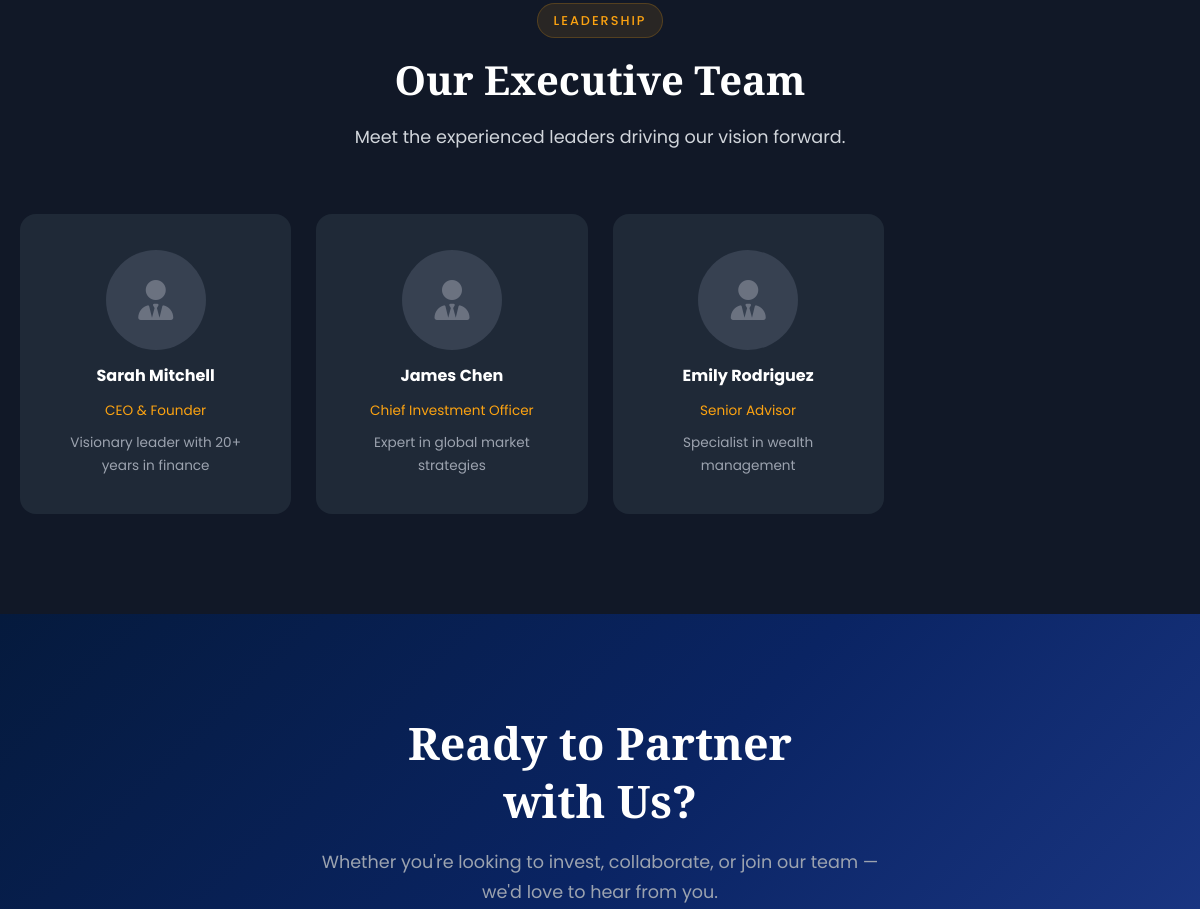
Before: / (middle part) with the older database file.
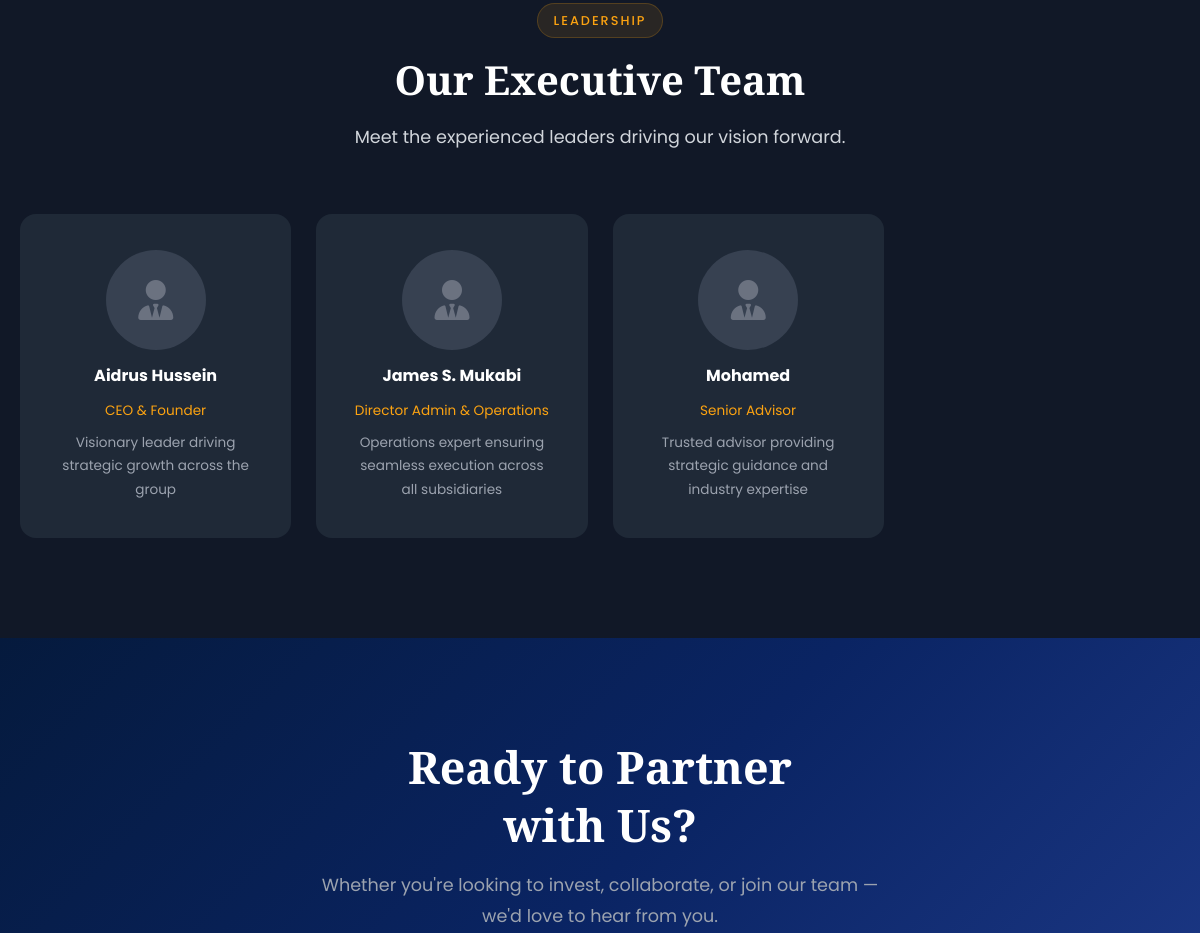
After: the same page with the newer database file.
### tables this page shows
CREATE TABLE team (
                id INTEGER PRIMARY KEY AUTOINCREMENT,
                name TEXT NOT NULL,
                role TEXT,
                bio TEXT,
                image_url TEXT,
                linkedin_url TEXT,
                order_num INTEGER DEFAULT 0,
                is_active INTEGER DEFAULT 1,
                created_at TIMESTAMP DEFAULT CURRENT_TIMESTAMP
            );

### blueprints/main_bp.py (the view)
@main_bp.route('/')
def index():
    conn = get_db()
    services = conn.execute('SELECT * FROM services WHERE is_active=1 ORDER BY order_num').fetchall()
    portfolio = conn.execute('SELECT * FROM portfolio WHERE is_active=1 ORDER BY order_num').fetchall()
    team = conn.execute('SELECT * FROM team WHERE is_active=1 ORDER BY order_num').fetchall()
    testimonials = conn.execute('SELECT * FROM testimonials WHERE is_active=1 ORDER BY created_at DESC').fetchall()
    stats = conn.execute('SELECT * FROM stats WHERE is_active=1 ORDER BY order_num').fetchall()
    conn.close()
    return render_template('main/index.html',
                         services=services, portfolio=portfolio,
                         team=team, testimonials=testimonials, stats=stats)

### blueprints/main_bp.py (called while the page is built)
def get_db():
    conn = sqlite3.connect(DB_PATH)
    conn.row_factory = sqlite3.Row
    return conn

### templates/main/index.html (shortened to what this page needs)
{% extends "main/base.html" %}
{% block content %}
{% if team %}
<section class="section section-gray">
    <div class="container">
        <div class="section-header" data-aos="fade-up">
            <span class="section-tag">Leadership</span>
            <h2>Our Executive Team</h2>
            <p>Meet the experienced leaders driving our vision forward.</p>
        </div>
        <div class="grid-4">
            {% for member in team %}
            <div class="card" data-aos="fade-up" data-aos-delay="{{ loop.index0 * 100 }}" style="text-align:center;">
                <div style="width:100px;height:100px;border-radius:50%;background:var(--gray-700);margin:0 auto 16px;display:flex;align-items:center;justify-content:center;overflow:hidden;">
                    <i class="fas fa-user-tie" style="font-size:2.5rem;color:var(--gray-500);"></i>
                </div>
                <h3 style="font-family:'Poppins',sans-serif;font-size:1rem;">{{ member.name }}</h3>
                <p style="color:var(--accent);font-size:0.85rem;">{{ member.role }}</p>
                <p style="color:var(--gray-400);font-size:0.85rem;margin-top:8px;">{{ member.bio[:80] }}{% if member.bio|length > 80 %}...{% endif %}</p>
            </div>
            {% endfor %}
        </div>
    </div>
</section>
{% endif %}
<section class="section" style="background:var(--gradient-hero);text-align:center;">
    <div class="container">
        <div data-aos="fade-up">
            <h2 style="font-size:2.8rem;color:var(--white);margin-bottom:16px;">Ready to Partner<br>with Us?</h2>
            <p style="color:var(--gray-400);font-size:1.1rem;max-width:600px;margin:0 auto 40px;">
                Whether you're looking to invest, collaborate, or join our team — we'd love to hear from you.
            </p>
        </div>
    </div>
</section>
{% endblock %}

### templates/main/base.html (shortened to what this page needs)
<!DOCTYPE html>
<html lang="en">
<head>
    <link rel="stylesheet" href="https://cdnjs.cloudflare.com/ajax/libs/font-awesome/6.4.0/css/all.min.css">
    <link href="https://unpkg.com/aos@2.3.1/dist/aos.css" rel="stylesheet">
    <link rel="stylesheet" href="{{ url_for('static', filename='css/style.css') }}">
</head>
<body>
    {% block content %}{% endblock %}
</body>
</html>

### static/css/style.css (style rules this page uses)
:root { --primary: #0a2463; --primary-light: #1e3a8a; --primary-dark: #051a3d; --accent: #fca311; --accent-light: #ffb732; --accent-dark: #e08f0e; --dark: #0f0f0f; --dark-light: #1a1a2e; --gray-900: #111827; --gray-800: #1f2937; --gray-700: #374151; --gray-600: #4b5563; --gray-500: #6b7280; --gray-400: #9ca3af; --gray-300: #d1d5db; --gray-200: #e5e7eb; --gray-100: #f3f4f6; --white: #ffffff; --gradient-primary: linear-gradient(135deg, var(--primary) 0%, var(--primary-light) 100%); --gradient-accent: linear-gradient(135deg, var(--accent) 0%, var(--accent-light) 100%); --gradient-hero: linear-gradient(135deg, var(--primary-dark) 0%, var(--primary) 50%, var(--primary-light) 100%); --shadow-sm: 0 1px 2px rgba(0, 0, 0, 0.05); --shadow-md: 0 4px 6px rgba(0, 0, 0, 0.1); --shadow-lg: 0 10px 25px rgba(0, 0, 0, 0.15); --shadow-xl: 0 20px 40px rgba(0, 0, 0, 0.2); --transition-base: 0.3s ease; --section-padding: 100px 0; --container-width: 1200px; --border-radius: 16px; }
:root { --eng-color: #4fa5d5; --eng-light: #85c1e9; --log-color: #c9a84c; --log-light: #dfc278; --cap-color: #c9a84c; --cap-light: #dfc278; --res-color: #8b7aaf; --res-light: #a898c4; --cfe-color: #3a8a7a; --cfe-light: #5aae9a; }
* { margin: 0; padding: 0; box-sizing: border-box; }
html { scroll-behavior: smooth; font-size: 16px; }
body { font-family: 'Poppins', sans-serif; color: var(--gray-200); background: var(--dark); overflow-x: hidden; line-height: 1.7; font-size: 1rem; -webkit-font-smoothing: antialiased; }
h1, h2, h3, h4, h5, h6 { font-family: 'Playfair Display', serif; line-height: 1.3; }
p { font-size: 1.05rem; line-height: 1.75; color: var(--gray-300); }
.container { max-width: var(--container-width); margin: 0 auto; padding: 0 20px; }
.section { padding: var(--section-padding); }
.section-gray { background: var(--gray-900); }
.section-header { text-align: center; max-width: 700px; margin: 0 auto 60px; }
.section-tag { display: inline-block; padding: 6px 16px; background: rgba(252, 163, 17, 0.1); border: 1px solid rgba(252, 163, 17, 0.2); border-radius: 50px; color: var(--accent); font-size: 0.8rem; font-weight: 500; text-transform: uppercase; letter-spacing: 2px; margin-bottom: 16px; }
.section h2 { font-size: 2.5rem; color: var(--white); margin-bottom: 16px; }
.section-header p { color: var(--gray-300); font-size: 1.1rem; line-height: 1.8; }
.grid-4 { display: grid; grid-template-columns: repeat(4, 1fr); gap: 25px; }
.card { background: var(--gray-800); border-radius: var(--border-radius); padding: 35px; transition: var(--transition-base); border: 1px solid transparent; }
.card h3 { font-size: 1.3rem; color: var(--white); margin-bottom: 12px; }
.card p { color: var(--gray-300); font-size: 1rem; line-height: 1.75; }

Changed rows visible on the page:
changed team "CEO & Founder": name "Sarah Mitchell" → "Aidrus Hussein"; bio "Visionary leader with 20+ years in finance" → "Visionary leader driving strategic growth across the group"
changed team: name "James Chen" → "James S. Mukabi"; role "Chief Investment Officer" → "Director Admin & Operations"; bio "Expert in global market strategies" → "Operations expert ensuring seamless execution across all subsidiaries"
changed team "Senior Advisor": name "Emily Rodriguez" → "Mohamed"; bio "Specialist in wealth management" → "Trusted advisor providing strategic guidance and industry expertise"
